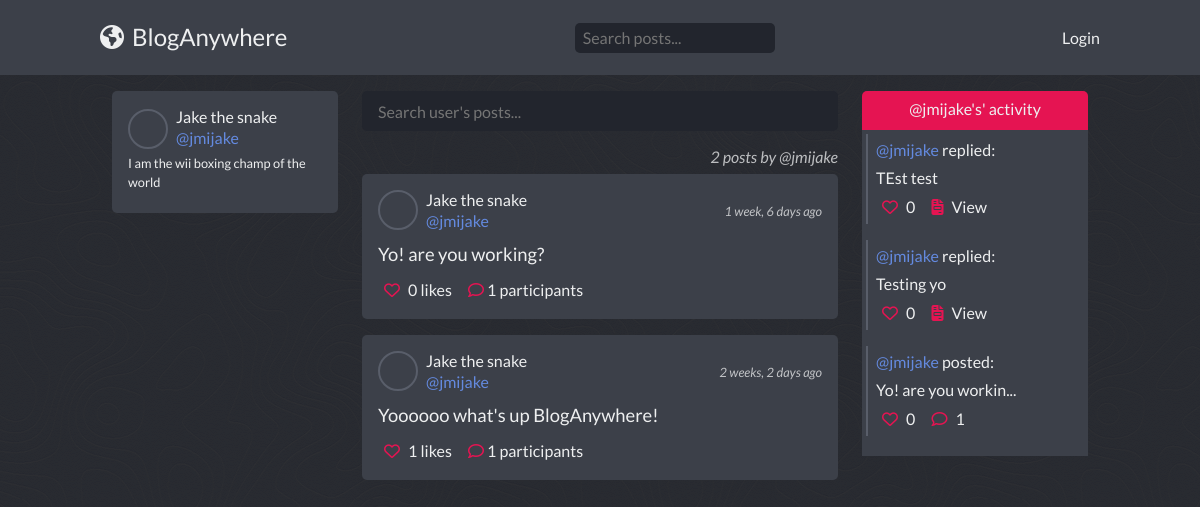
Page /profile/1/ on the committed database.
### base/models.py (models this page shows, shortened)
class User(AbstractUser):
    name = models.CharField(null=False, blank=False, max_length=16)
    bio = models.TextField(max_length=150, null=True, blank=True)
    email = models.EmailField(unique=True, null=True)
    username = models.CharField(unique=True, null=True, blank=False, max_length=16)
    created = models.DateTimeField(auto_now_add=True)
    updated = models.DateTimeField(auto_now=True)
    avatar = models.ImageField(null=True, default="images/avatar.svg", upload_to='images/')
    USERNAME_FIELD = 'email'
    REQUIRED_FIELDS = ['username']

class Post(models.Model):
    content = models.TextField(max_length=150)
    edited = models.BooleanField(default=False)
    author = models.ForeignKey(User, on_delete=models.CASCADE, null=True)
    created = models.DateTimeField(auto_now_add=True)
    updated = models.DateTimeField(auto_now=True)
    participants = models.ManyToManyField(User, related_name='participants', blank=True)
    class Meta:
        ordering = ['-updated', '-created']

class Comment(models.Model):
    author = models.ForeignKey(User, on_delete=models.CASCADE, null=True)
    post = models.ForeignKey(Post, on_delete=models.CASCADE, null=True)
    content = models.TextField(max_length=100)
    created = models.DateTimeField(auto_now_add=True)
    updated = models.DateTimeField(auto_now=True)
    class Meta:
        ordering = ['-updated', '-created']

### base/views.py (the view)
# urls.py: path('profile/<str:pk>/', views.userProfile, name='profile'),
def userProfile(request, pk):
    q = request.GET.get('q') if request.GET.get('q') != None else ''
    user = User.objects.get(id=pk)
    user_like_list = []
    recent_activity = []
    posts = Post.objects.filter(
        Q(author=user),
        Q(content__icontains=q)
    )
    post_count = posts.count()
    for post in posts:
        post_likes = PostLike.objects.filter(post=post)
        post.likes = post_likes
        post.type = 'post'
        post.shorten = len(post.content) > 20
        strippedContent = post.content[0:20].strip()
        post.shortened = strippedContent + '...'
        post.liked = False
        for like in post.likes:
            if request.user.id == like.user.id:
                post.liked = True
        comments = Comment.objects.filter(post=post)
        post.comments = comments
        post.commented = False
        for comment in post.comments:
            if request.user.id ==  comment.author.id:
                post.commented = True
        recent_activity.append(post)
    comments = Comment.objects.filter(
        Q(author=user)
    )
    for comment in comments:
        comment.type = "comment"
        comment_likes = CommentLike.objects.filter(comment=comment)
        comment.likes = comment_likes
        comment.shorten = len(comment.content) > 20
        strippedContent = comment.content[0:20].strip()
        comment.shortened = strippedContent + '...'
        for like in comment_likes:
            if request.user.id == like.user.id:
                comment.liked = True
        comment_post_likes = PostLike.objects.filter(post=comment.post)
        comment.post.liked = False
        for like in comment_post_likes:
            if request.user.id == like.user.id:
                comment.post.liked = True
        comment_post_comments = Comment.objects.filter(post=comment.post)
        comment.post.comments = comment_post_comments
        comment.post.commented = False
        for post_comment in comment.post.comments:
            if request.user.id == post_comment.author.id:
                comment.post.commented = True
        recent_activity.append(comment)
    user_comment_likes = CommentLike.objects.filter(user = user)
    for comment_like in user_comment_likes:
        comment  = comment_like.comment
        comment.shorten = len(comment.content) > 20
        strippedContent = comment.content[0:20].strip()
        comment.shortened = strippedContent + '...'
        comment_like.type = 'comment_like'
        comment_likes = CommentLike.objects.filter(comment = comment)
        comment.likes = comment_likes
        for like in comment.likes:
            if request.user.id == like.user.id:
                comment.liked = True
        recent_activity.append(comment_like)
        user_like_list.append(comment_like)
    user_post_likes = PostLike.objects.filter(user = user)
    for post_like in user_post_likes:
        post  = post_like.post
        post.shorten = len(post.content) > 20
        strippedContent = post.content[0:20].strip()
        post.shortened = strippedContent + '...'
        post_like.type = 'post_like'
        for like in user_post_likes:
            if request.user.id == like.user.id:
                post.liked = True
        post.commented = False
        post_comments = Comment.objects.filter(
            Q(post = post),
        )
        for comment in post_comments:
            if request.user.id ==  comment.author.id:
                post.commented = True
        recent_activity.append(post_like)
        user_like_list.append(post_like)
    recent_activity = sorted(recent_activity, key=lambda x: x.created, reverse=True)
    user_like_list = sorted(user_like_list, key=lambda x: x.created, reverse=True)
    recent_activity = recent_activity[:3]
    context = {
        "user_profile": user,
        "posts": posts,
        "post_count": post_count,
        "comments": comments,
        "likes": user_like_list,
        "recent_activity": recent_activity
    }
    return render(request, 'base/profile.html', context)

### base/templates/base/profile.html (shortened to what this page needs)
{% extends 'main.html' %}
{% block content %}
<section class="container profile-view">
    <div class="row">
        <div class="col-lg-3">
            <div class="user-profile-card">
                <div class="user-card-head">
                    <figure class="avatar">
                    </figure>
                    <div class="user-details">
                        <h1>{{ user_profile.name }}</h1>
                        <a href="{% url 'profile' user_profile.id %}">@{{ user_profile.username }}</a>
                    </div>
                </div>
                <div class="user-card-body">
                    <p>{{ user_profile.bio }}</p>
                </div>
            </div>
        </div>
        <div class="col-lg-6 user-profile-feed">
            <form class="post-search" method="GET">
                <input type="text" name="q" placeholder="Search user's posts..." />
            </form>
            <h1 class="post-count">{{ post_count }} posts by @{{ user_profile.username }}</h1>
            {% for post in posts %}
            <div class="post-card">
                <div class="post-card-head">
                    <div class="user-details-container">
                        <figure class="avatar">
                        </figure>
                        <div class="user-details">
                            <h1>{{ post.author.name }}</h1>
                            <a href="{% url 'profile' post.author.id %}">@{{ post.author.username }}</a>
                        </div>
                    </div>
                    <span>{{ post.created|timesince }} ago</span>
                </div>
                <div class="post-card-body">
                    <p>{{ post.content }}</p>
                </div>
                <div class="post-card-footer">
                    <button class="likes">
                        {% if post.liked %}
                        <i class="fas fa-heart"></i>
                        {% else %}
                        <i class="far fa-heart"></i>
                        {% endif %}
                        <span>{{ post.likes.count }} likes</span>
                    </button>
                    <a class="participants" href="{% url 'post' post.id %}">
                        {% if post.commented %}
                        <i class="fas fa-comment"></i>
                        {% else %}
                        <i class="far fa-comment"></i>
                        {% endif %}
                        <span>{{ post.participants.count }} participants</span>
                    </a>
                </div>
            </div>
            {% endfor %}
        </div>
        <div class="recent col-lg-3">
            <div class="recent-head">
                <h1>@{{ user_profile.username }}'s' activity</h1>
            </div>
            <div class="recent-feed">
                {% for activity in recent_activity %}
                    <div class="recent-card">
                        {% if activity.type == 'post' %}
                            <div class='activity-description'>
                                <a class='username' href="{% url 'profile' activity.author.id %}">@{{ activity.author.username }}</a>
                                <span>posted:</span>
                            </div>
                            <div class="post-card-body">
                                {% if activity.shorten  %}
                                <p>{{ activity.shortened }}</p>
                                {% else %}
                                <p>{{ activity.content }}</p>
                                {% endif %}
                            </div>
                            <div class="post-card-footer">
                                <button class="likes">
                                    {% if activity.liked %}
                                    <i class="fas fa-heart"></i>
                                    {% else %}
                                    <i class="far fa-heart"></i>
                                    {% endif %}
                                    <span>{{ activity.likes.count }}</span>
                                </button>
                                <a class="participants" href="{% url 'post' activity.id %}">
                                    {% if activity.commented %}
                                    <i class="fas fa-comment"></i>
                                    {% else %}
                                    <i class="far fa-comment"></i>
                                    {% endif %}
                                    <span>{{ activity.participants.count }}</span>
                                </a>
                            </div>
                        {% endif %}
                        {% if activity.type == 'comment' %}
                            <div class='activity-description'>
                                <a class='username' href="{% url 'profile' activity.author.id %}">@{{ activity.author.username }}</a>
                                <span>replied:</span>
                            </div>
                            <div class="post-card-body">
                                {% if activity.shorten  %}
                                <p>{{ activity.shortened }}</p>
                                {% else %}
                                <p>{{ activity.content }}</p>
                                {% endif %}
                            </div>
                            <div class="post-card-footer">
                                <button class="likes">
                                    {% if activity.liked %}
                                    <i class="fas fa-heart"></i>
                                    {% else %}
                                    <i class="far fa-heart"></i>
                                    {% endif %}
                                    <span>{{ activity.likes.count }}</span>
                                </button>
                                <a class="participants" href="{% url 'post' activity.id %}">
                                    <i class="fas fa-file-invoice"></i>
                                    <span>View</span>
                                </a>
                            </div>
                        {% endif %}
                    </div>
                {% endfor %}
            </div>
        </div>
    </div>
</section>
{% endblock %}

### static/styles/main.css (style rules this page uses)
:root { --main-dark: #22252D; --secondary-dark: #3C4049; --tertiary-dark: #595E6A; --tertiary-dark-hover: #50545f; --white: #EEEFF0; --white-hover: #d4d7d9; --blue: #648AE0; --blue-hover: #4975da; --red: #E51452; --red-hover: #ce1249; --card-border-radius: 5px; }
body { font-family: 'Lato', sans-serif !important; margin: 0rem !important; background: var(--main-dark); position: relative; max-width: 100vw; overflow-x: hidden; }
section { position: relative; z-index: 2; }
.feed, .login_register, .profile-view, .single-post, .create-form, .activity-feed { max-width: 1000px !important; }

### static/styles/navbar.css (style rules this page uses)
.user-details { display: flex; flex-direction: column; }
.user-details h1 { margin: 0rem; font-size: 1rem; }
.user-details a { color: var(--blue); transition: .3s; cursor: pointer; display: inline-block; text-decoration: none; }

### static/styles/feed.css (style rules this page uses)
.post-count { font-size: 1rem; opacity: .75; font-style: italic; text-align: right; }
.post-card-head { display: flex; align-items: center; justify-content: space-between; }
.post-card-head .user-details-container { display: flex; }
.post-card-head .avatar { margin: 0rem !important; width: 40px; height: 40px; border-radius: 50%; overflow: hidden; border: 2px solid var(--tertiary-dark); border-radius: 50%; }
.post-card-head .user-details { margin-left: 8px; }
.post-card-head .user-details a { color: var(--blue); transition: .3s; cursor: pointer; display: inline-block; text-decoration: none; }
.post-card-head span { opacity: .75; font-style: italic; font-size: .8rem; }
.post-card-body { font-size: 1.15rem; margin-bottom: 0.5rem; margin-top: 0.5rem; }
.post-card-footer { display: flex; align-items: center; }
.post-card-footer .likes { margin-right: 10px; background: transparent; color: var(--white); border: none; outline: none; cursor: pointer; transition: .3s; }
.post-card-footer .likes i { color: var(--red); margin-right: 5px; transition: .3s; }
.post-card-footer .participants { margin-right: 10px; background: transparent; color: var(--white); border: none; outline: none; cursor: pointer; transition: .3s; text-decoration: none; }
.post-card-footer .participants i { color: var(--red); margin-right: 0px; transition: .3s; }
.recent .recent-feed .recent-card { border-left: 2px solid var(--tertiary-dark); margin-bottom: 1rem; padding: .25rem 0rem; padding-left: .5rem; }
.recent .recent-feed .recent-card .activity-description a { color: var(--blue); transition: .3s; cursor: pointer; display: inline-block; text-decoration: none; }
.recent .recent-feed .recent-card .post-card-body, .recent .recent-feed .recent-card .post-card-body p { font-size: 1rem; margin-bottom: 0rem !important; margin: .25rem 0rem !important; }
.recent .recent-feed .recent-card .post-card-footer .participants i { margin-right: 5px; }

### rows in the picture
User: name "Jake the snake", username "jmijake", bio "I am the wii boxing champ of the world"
Post: author.name "Jake the snake", author.username "jmijake", created "1 week, 6 days", content "Yo! are you working?", likes.count "0", participants.count "1", shortened "Yo! are you workin..."
Post: author.name "Jake the snake", author.username "jmijake", created "2 weeks, 2 days", content "Yoooooo what's up BlogAnywhere!", likes.count "1", participants.count "1"
Comment: author.username "jmijake", content "TEst test", likes.count "0"
Comment: author.username "jmijake", content "Testing yo", likes.count "0"

### other values in the picture
{{ post_count }} "2"
